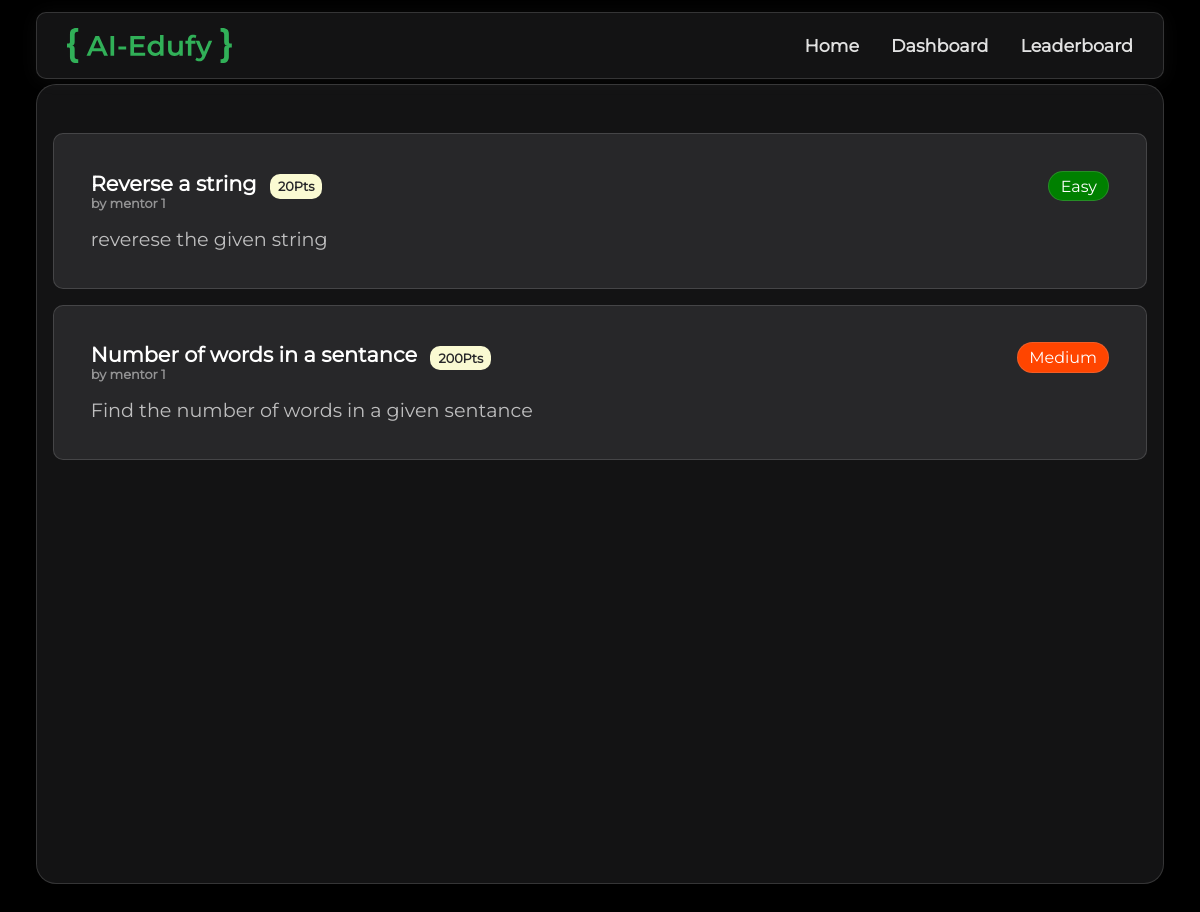
Before: /users/learner/index.php with the older database file.
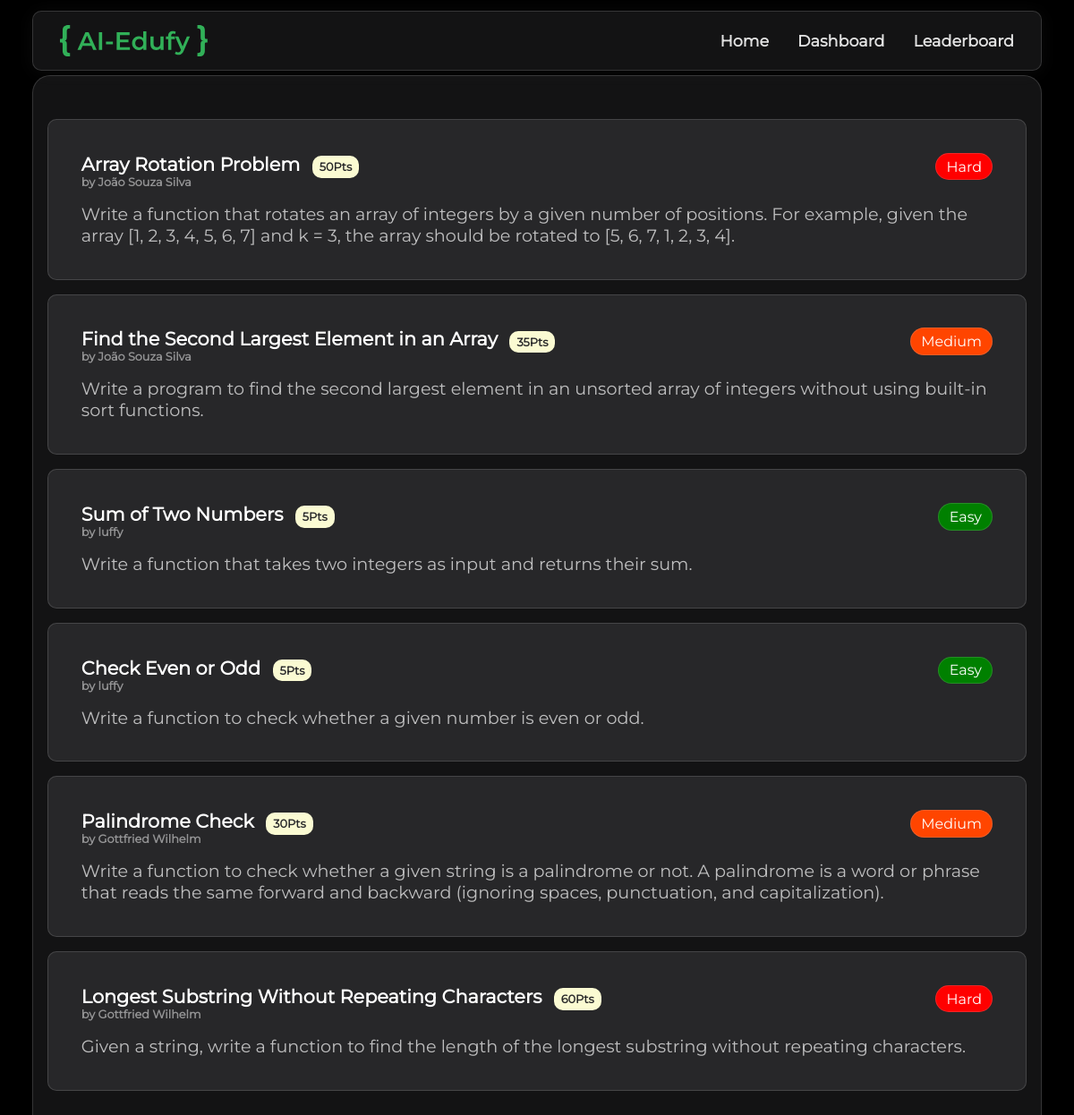
After: the same page with the newer database file.
### tables this page shows
CREATE TABLE `QUESTIONS` (
  `id` int(11) NOT NULL,
  `title` varchar(255) NOT NULL,
  `description` text NOT NULL,
  `type` enum('easy','medium','hard') NOT NULL,
  `mentor_id` int(11) NOT NULL,
  `points` int(11) NOT NULL
);

CREATE TABLE `USERS` (
  `id` int(11) NOT NULL,
  `profile_image` mediumtext DEFAULT NULL,
  `name` varchar(255) NOT NULL,
  `email` varchar(255) NOT NULL,
  `password` varchar(255) NOT NULL,
  `role` enum('learner','mentor') NOT NULL
);

### utils/tables.php (called while the page is built, shortened)
<?php
class BaseClass
{
    function __construct($dbcon, $tableName)
    {
        $this->dbcon = $dbcon;
        $this->tableName = $tableName;
    }
}
class Admin extends BaseClass
{
    function __construct($dbcon)
    {
        $createQuery = "CREATE TABLE IF NOT EXISTS " . $this->tableName . "(
            id INT PRIMARY KEY AUTO_INCREMENT,
            email VARCHAR(255) NOT NULL UNIQUE,
            password VARCHAR(255) NOT NULL
        ) AUTO_INCREMENT=1000";
    }
}
class Users extends BaseClass
{
    function __construct($dbcon)
    {
        $createQuery = "CREATE TABLE IF NOT EXISTS " . $this->tableName . "(
            id INT PRIMARY KEY AUTO_INCREMENT,
            profile_image TEXT NULL,
            name VARCHAR(255) NOT NULL,
            email VARCHAR(255) NOT NULL UNIQUE,
            password VARCHAR(255) NOT NULL,
            role ENUM('learner', 'mentor') NOT NULL
        ) AUTO_INCREMENT=1000";
    }
}
class Questions extends BaseClass
{
    function __construct($dbcon)
    {
        $createQuery = "CREATE TABLE IF NOT EXISTS " . $this->tableName . "(
            id INT PRIMARY KEY AUTO_INCREMENT,
            title VARCHAR(255) NOT NULL,
            description TEXT NOT NULL,
            type ENUM('easy', 'medium', 'hard') NOT NULL,
            mentor_id INT NOT NULL,
            points INT NOT NULL,
            FOREIGN KEY (mentor_id) REFERENCES USERS(id)
        ) AUTO_INCREMENT=1000";
    }
}
class TestCases extends BaseClass
{
    function __construct($dbcon)
    {
        $createQuery = "CREATE TABLE IF NOT EXISTS " . $this->tableName . "(
            id INT PRIMARY KEY AUTO_INCREMENT,
            input VARCHAR(255) NOT NULL,
            output VARCHAR(255) NOT NULL,
            question_id INT NOT NULL,
            FOREIGN KEY (question_id) REFERENCES QUESTIONS(id)
        ) AUTO_INCREMENT=1000";
    }
}
class CompletedQuestions extends BaseClass
{
    function __construct($dbcon)
    {
        $createQuery = "CREATE TABLE IF NOT EXISTS " . $this->tableName . "(
            learner_id INT NOT NULL,
            question_id INT NOT NULL,
            answer MEDIUMTEXT NOT NULL,
            language TEXT NOT NULL,
            FOREIGN KEY (learner_id) REFERENCES USERS(id),
            FOREIGN KEY (question_id) REFERENCES QUESTIONS(id)
        )";
    }
}
class LeaderBoard extends BaseClass
{
    function __construct($dbcon)
    {
        $createQuery = "CREATE TABLE IF NOT EXISTS " . $this->tableName . "(
            learner_id INT PRIMARY KEY NOT NULL,
            points_earned INT NOT NULL,
            level_id INT NOT NULL,
            FOREIGN KEY (learner_id) REFERENCES USERS(id),
            FOREIGN KEY (level_id) REFERENCES LEVELS(id)
        )";
    }
}
class Levels extends BaseClass
{
    function __construct($dbcon)
    {
        $createQuery = "CREATE TABLE IF NOT EXISTS " . $this->tableName . "(
            id INT PRIMARY KEY AUTO_INCREMENT,
            level_title VARCHAR(255) NOT NULL,
            points_required INT NOT NULL
        )AUTO_INCREMENT = 1";
    }
}
?>

### utils/user.php (called while the page is built, shortened)
<?php
class User
{
    private $dbcon;
    public function __construct($dbcon)
    {
        $this->dbcon = $dbcon;
        $this->admin = new Admin($dbcon);
        $this->users = new Users($dbcon);
    }
    public function getAllQuestions()
    {
        $query = "SELECT q.*, u.name AS mentor_name FROM QUESTIONS q LEFT JOIN USERS u ON q.mentor_id = u.id";
        $result = $this->dbcon->query($query);
        if ($result->num_rows > 0) {
            $questions = [];
            while ($row = $result->fetch_assoc()) {
                $questions[] = [
                    'id' => $row['id'],
                    'mentor_name' => $row['mentor_name'],
                    'title' => $row['title'],
                    'description' => $row['description'],
                    'type' => $row['type'],
                    'points' => $row['points'],
                    'test_cases' => []
                ];
            }
            $questionIds = array_column($questions, 'id');
            $questionIdsString = implode(',', $questionIds);
            if (!empty($questionIdsString)) {
                $testCaseQuery = "SELECT * FROM TEST_CASES WHERE question_id IN ($questionIdsString)";
                $testCaseResult = $this->dbcon->query($testCaseQuery);
                if ($testCaseResult->num_rows > 0) {
                    while ($testCaseRow = $testCaseResult->fetch_assoc()) {
                        foreach ($questions as &$question) {
                            if ($question['id'] == $testCaseRow['question_id']) {
                                $question['test_cases'][] = [
                                    'id' => $testCaseRow['id'],
                                    'input' => $testCaseRow['input'],
                                    'output' => $testCaseRow['output'],
                                ];
                                break;
                            }
                        }
                    }
                }
            }
            return $questions;
        } else {
            return null;
        }
    }
}

### utils/connect.php (called while the page is built, shortened)
<?php
include_once("tables.php");
include_once("user.php");
$dbcon = createDb("localhost", "root", "", "aiEdufy");
$user = new User($dbcon);
?>

### common/questionBox.php (the view, shortened to what this page needs)
<head>
</head>
<div class="question-box">
    <div class="ques_header">
        <div>
            <p class="title">
                <?php echo $question['title']; ?>
                <span class="points"> <?php echo $question['points']; ?>Pts </span>
            </p>
            <p class="sub-title">by <?php echo $question['mentor_name'] ?></p>
        </div>
        <div class="tags">
            <p class="type pill <?php echo $question['type']; ?>" ><?php echo $question['type']; ?></p>
        </div>
    </div>
    <p class="ques-desc"><?php echo $question['description']; ?></p>
</div>

### users/learner/index.php (shortened to what this page needs)
<?php
include_once('../utils/connect.php');
$allQuestions = $user->getAllQuestions();
?>
<!DOCTYPE html>
<html lang="en">
<head>
    <link rel="stylesheet" href="../styles/global.css">
    <link rel="stylesheet" href="../styles/learner-page.css">
</head>
<body id="home">
    <?php include_once('header.php') ?>
    <main>
        <div class="questions-container">
            <?php
            if (isset($allQuestions)):
                foreach ($allQuestions as $question):
                    ?>
                    <a href="<?php echo "http://localhost/AI-Edufy/question?id=" . $question['id']; ?>">
                        <?php
                        include('../common/questionBox.php');
                        ?>
                    </a>
                <?php endforeach; ?>
                <?php
            else:
                ?>
                <div>No Questions</div>
            <?php endif ?>
        </div>
    </main>
</body>
</html>

### users/learner/header.php (shortened to what this page needs)
<?php
$navItems = [
    [
        "text" => 'Home',
        "link" => '/AI-Edufy'
    ],
    [
        "text" => 'Dashboard',
        "link" => '/AI-Edufy/dashboard'
    ],
    [
        "text" => 'Leaderboard',
        "link" => '/AI-Edufy/leaderboard'
    ]
];
?>
<head>
</head>
<body>
    <header>
        <div class="container">
            <img src="../public/logo.svg" alt="logo" class="logo" />
            <div class="center-items">
                <?php foreach ($navItems as $navItem): ?>
                    <a class="item" href=<?php echo $navItem["link"]; ?>><?php echo $navItem["text"]; ?></a>
                <?php endforeach; ?>
            </div>
        </div>
    </header>
</body>

### styles/global.css (style rules this page uses)
* { margin: 0; padding: 0; box-sizing: border-box; font-family: "Montserraat"; }
:root { --font-size: 1rem; --btn-primary-bg: #31b058; --btn-primary-bg-hover: #29c215; --btn-red-bg: red; --btn-red-hover-bg: rgb(255, 109, 109); --default-border: 0.5px solid rgba(190, 190, 190, 0.2); --default-box-shadow: 0px 2px 20px rgba(219, 219, 219, 0.051); --header-bg: #131314; --header-text-color: #e1e1e1; --header-text-hover-color: #31b058; --form-bg: var(--header-bg); --body-bg: rgb(0, 0, 0); --text-color: rgb(255, 255, 255); --place-holder-color: var(--text-color) / 10%; }
body { background-size: cover; background-position: center center; background-repeat: repeat; }
body { min-height: 100vh; width: 100vw; overflow-x: hidden; background-color: var(--body-bg); color: var(--text-color); }
header { position: fixed; top: 0; left: 0; width: 100vw; padding: 1% 3%; z-index: 100; }
header .container { background-color: var(--header-bg); padding: 15px 30px; display: flex; align-items: center; justify-content: space-between; border-radius: 10px; border: var(--default-border); box-shadow: var(--default-box-shadow); }
header .logo { height: 35px; }
header .center-items { display: flex; gap: 2rem; align-items: center; }
header .center-items .item { text-decoration: none; color: var(--header-text-color); font-size: 1.1rem; font-weight: 600; transition: all 0.5s; position: relative; }
header .center-items .item::after { content: " "; position: absolute; bottom: -3px; border-radius: 5px; left: 0; width: 0%; height: 2px; background-color: var(--header-text-hover-color); transition: all 0.3s ease-in; }
a { text-decoration: none; color: inherit; background: none; padding: 0; margin: 0; border: none; font-size: inherit; font-weight: inherit; line-height: inherit; display: inline; }

### common/questionBox.php (style rules this page uses)
.ques-desc { margin-top: 1rem; font-size: 1.2rem; opacity: .7; }

Changed rows visible on the page:
removed questions: title "Reverse a string", points "20", mentor.name "mentor 1", type "Easy", description "reverese the given string"
removed questions: title "Number of words in a sentance", points "200", mentor.name "mentor 1", type "Medium", description "Find the number of words in a given sentance"
added questions: title "Array Rotation Problem", points "50", mentor.name "João Souza Silva", type "Hard", description "Write a function that rotates an array of integers by a given number of positions. For example, given the array [1, 2, 3, 4, 5, 6, 7] and k = 3, the array should be rotated to [5, 6, 7, 1, 2, 3, 4]."
added questions: title "Find the Second Largest Element in an Array", points "35", mentor.name "João Souza Silva", type "Medium", description "Write a program to find the second largest element in an unsorted array of integers without using built-in sort functions."
added questions: title "Sum of Two Numbers", points "5", mentor.name "luffy", type "Easy", description "Write a function that takes two integers as input and returns their sum."
added questions: title "Check Even or Odd", points "5", mentor.name "luffy", type "Easy", description "Write a function to check whether a given number is even or odd."
added questions: title "Palindrome Check", points "30", mentor.name "Gottfried Wilhelm", type "Medium", description "Write a function to check whether a given string is a palindrome or not. A palindrome is a word or phrase that reads the same forward and backward (ignoring spaces, punctuation, and capitalization)."
added questions: title "Longest Substring Without Repeating Characters", points "60", mentor.name "Gottfried Wilhelm", type "Hard", description "Given a string, write a function to find the length of the longest substring without repeating characters."
